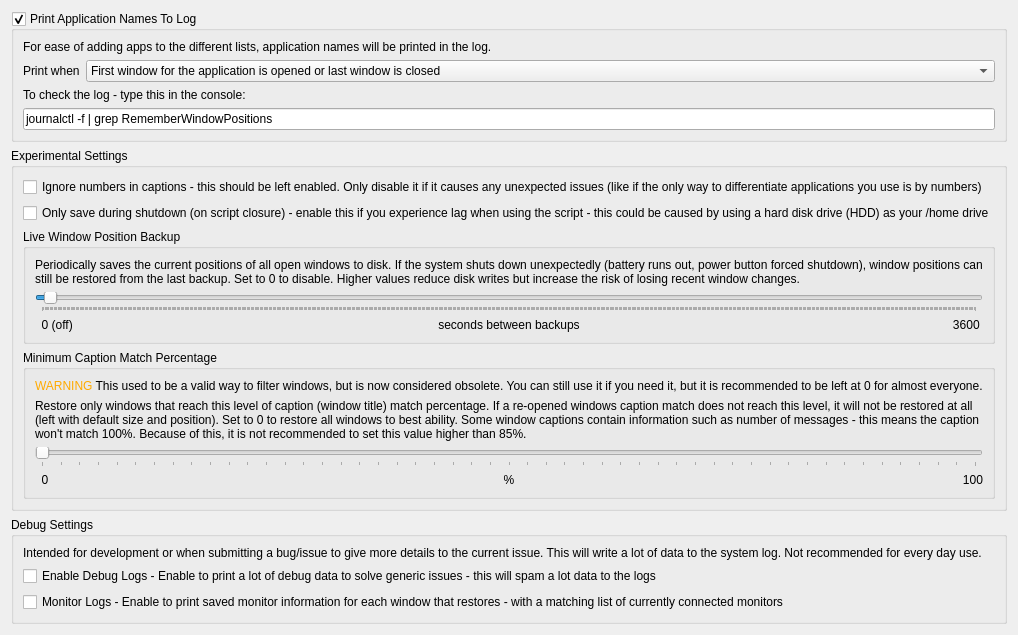
     <widget class="QWidget" name="tab_debug">
      <attribute name="icon">
       <iconset theme="applications-development"/>
      </attribute>
      <attribute name="title">
       <string>Debug / Experimental</string>
      </attribute>
      <layout class="QVBoxLayout" name="verticalLayout_3">
       <item>
        <widget class="QGroupBox" name="kcfg_printApplicationNameToLog">
         <property name="title">
          <string>Print Application Names To Log</string>
         </property>
         <property name="checkable">
          <bool>true</bool>
         </property>
         <property name="checked">
          <bool>true</bool>
         </property>
         <layout class="QVBoxLayout" name="verticalLayout_printApplicationNameToLog">
          <item>
           <widget class="QLabel" name="label_printTypeExplanation">
            <property name="text">
             <string>For ease of adding apps to the different lists, application names will be printed in the log.</string>
            </property>
           </widget>
          </item>
          <item>
           <layout class="QFormLayout" name="formLayout_printType">
            <item row="0" column="0">
             <widget class="QLabel" name="label_printType">
              <property name="text">
               <string>Print when</string>
              </property>
             </widget>
            </item>
            <item row="0" column="1">
             <widget class="QComboBox" name="kcfg_printType">
              <property name="sizePolicy">
               <sizepolicy hsizetype="Expanding" vsizetype="Fixed">
                <horstretch>0</horstretch>
                <verstretch>0</verstretch>
               </sizepolicy>
              </property>
              <item>
               <property name="text">
                <string>First window for the application is opened or last window is closed</string>
               </property>
              </item>
              <item>
               <property name="text">
                <string>Any window is opened or last window is closed</string>
               </property>
              </item>
             </widget>
            </item>
           </layout>
          </item>
          <item>
           <widget class="QLabel" name="label_printApplicationNameToLogExplanation">
            <property name="text">
             <string>To check the log - type this in the console:</string>
            </property>
           </widget>
          </item>
          <item>
           <widget class="QLineEdit" name="lineEdit_printApplicationNameToLogCommand">
            <property name="toolTip">
             <string>Copy this command and paste it into a terminal window to list application names when they are opened.</string>
            </property>
            <property name="text">
             <string>journalctl -f | grep RememberWindowPositions</string>
            </property>
            <property name="readOnly">
             <bool>true</bool>
            </property>
           </widget>
          </item>
         </layout>
        </widget>
       </item>
       <item>
        <widget class="QGroupBox" name="groupBox_2">
         <property name="title">
          <string>Experimental Settings</string>
         </property>
         <layout class="QVBoxLayout" name="verticalLayout_11">
          <item>
           <widget class="QCheckBox" name="kcfg_ignoreNumbers">
            <property name="text">
             <string>Ignore numbers in captions - this should be left enabled. Only disable it if it causes any unexpected issues (like if the only way to differentiate applications you use is by numbers)</string>
            </property>
           </widget>
          </item>
           <item>
            <widget class="QCheckBox" name="kcfg_onlySaveOnShutdown">
             <property name="text">
              <string>Only save during shutdown (on script closure) - enable this if you experience lag when using the script - this could be caused by using a hard disk drive (HDD) as your /home drive</string>
             </property>
            </widget>
           </item>
           <item>
            <widget class="QGroupBox" name="groupBox_liveBackup">
             <property name="title">
              <string>Live Window Position Backup</string>
             </property>
             <layout class="QVBoxLayout" name="verticalLayout_liveBackup">
              <item>
               <widget class="QLabel" name="label_liveBackupExplanation">
                <property name="text">
                 <string>Periodically saves the current positions of all open windows to disk. If the system shuts down unexpectedly (battery runs out, power button forced shutdown), window positions can still be restored from the last backup. Set to 0 to disable. Higher values reduce disk writes but increase the risk of losing recent window changes.</string>
                </property>
                <property name="wordWrap">
                 <bool>true</bool>
                </property>
               </widget>
              </item>
              <item>
               <widget class="QSlider" name="kcfg_liveBackupInterval">
                <property name="minimum">
                 <number>0</number>
                </property>
                <property name="maximum">
                 <number>3600</number>
                </property>
                <property name="value">
                 <number>30</number>
                </property>
                <property name="orientation">
                 <enum>Qt::Orientation::Horizontal</enum>
                </property>
                <property name="tickPosition">
                 <enum>QSlider::TickPosition::TicksBelow</enum>
                </property>
                <property name="tickInterval">
                 <number>5</number>
                </property>
               </widget>
              </item>
              <item>
               <layout class="QHBoxLayout" name="hBoxLayout_liveBackupInterval">
                <item>
                 <widget class="QLabel" name="label_liveBackupIntervalMin">
                  <property name="text">
                   <string>  0 (off)</string>
                  </property>
                 </widget>
                </item>
                <item>
                 <widget class="QLabel" name="label_liveBackupIntervalInfo">
                  <property name="text">
                   <string>seconds between backups</string>
                  </property>
                  <property name="alignment">
                   <set>Qt::AlignmentFlag::AlignCenter</set>
                  </property>
                 </widget>
                </item>
                <item>
                 <widget class="QLabel" name="label_liveBackupIntervalMax">
                  <property name="text">
                   <string>3600 </string>
                  </property>
                  <property name="alignment">
                   <set>Qt::AlignmentFlag::AlignRight|Qt::AlignmentFlag::AlignTrailing|Qt::AlignmentFlag::AlignVCenter</set>
                  </property>
                 </widget>
                </item>
               </layout>
              </item>
             </layout>
            </widget>
           </item>
          <item>
           <widget class="QGroupBox" name="groupBox_minimumCaptionMatch">
            <property name="title">
             <string>Minimum Caption Match Percentage</string>
            </property>
            <layout class="QVBoxLayout" name="verticalLayout_minimumCaptionMatch" stretch="0,0,0,0">
             <item>
              <widget class="QLabel" name="label_17">
               <property name="text">
                <string>&lt;html&gt;&lt;head/&gt;&lt;body&gt;&lt;p&gt;&lt;span style=&quot; color:#ffaa00;&quot;&gt;WARNING&lt;/span&gt; This used to be a valid way to filter windows, but is now considered obsolete. You can still use it if you need it, but it is recommended to be left at 0 for almost everyone.&lt;/p&gt;&lt;/body&gt;&lt;/html&gt;</string>
               </property>
               <property name="wordWrap">
                <bool>true</bool>
               </property>
              </widget>
             </item>
             <item>
              <widget class="QLabel" name="label_minimumCaptionMatchExplanation">
               <property name="text">
                <string>Restore only windows that reach this level of caption (window title) match percentage. If a re-opened windows caption match does not reach this level, it will not be restored at all (left with default size and position). Set to 0 to restore all windows to best ability. Some window captions contain information such as number of messages - this means the caption won't match 100%. Because of this, it is not recommended to set this value higher than 85%.</string>
               </property>
               <property name="wordWrap">
                <bool>true</bool>
               </property>
              </widget>
             </item>
             <item>
              <widget class="QSlider" name="kcfg_minimumCaptionMatch">
               <property name="maximum">
                <number>100</number>
               </property>
               <property name="orientation">
                <enum>Qt::Orientation::Horizontal</enum>
               </property>
               <property name="tickPosition">
                <enum>QSlider::TickPosition::TicksBelow</enum>
               </property>
               <property name="tickInterval">
                <number>2</number>
               </property>
              </widget>
             </item>
             <item>
              <layout class="QHBoxLayout" name="hBoxLayout_minimumCaptionMatch">
               <item>
                <widget class="QLabel" name="label_minimumCaptionMatchMin">
                 <property name="text">
                  <string>  0</string>
                 </property>
                </widget>
               </item>
               <item>
                <widget class="QLabel" name="label_minimumCpationMatchInfo">
                 <property name="text">
                  <string>%</string>
                 </property>
                 <property name="alignment">
                  <set>Qt::AlignmentFlag::AlignCenter</set>
                 </property>
                </widget>
               </item>
               <item>
                <widget class="QLabel" name="label_minimumCaptionMatchMax">
                 <property name="text">
                  <string>100</string>
                 </property>
                 <property name="alignment">
                  <set>Qt::AlignmentFlag::AlignRight|Qt::AlignmentFlag::AlignTrailing|Qt::AlignmentFlag::AlignVCenter</set>
                 </property>
                </widget>
               </item>
              </layout>
             </item>
            </layout>
           </widget>
          </item>
         </layout>
        </widget>
       </item>
       <item>
        <widget class="QGroupBox" name="groupBox_debug">
         <property name="title">
          <string>Debug Settings</string>
         </property>
         <layout class="QVBoxLayout" name="verticalLayout_4">
          <item>
           <widget class="QLabel" name="label">
            <property name="text">
             <string>Intended for development or when submitting a bug/issue to give more details to the current issue. This will write a lot of data to the system log. Not recommended for every day use.</string>
            </property>
            <property name="wordWrap">
             <bool>true</bool>
            </property>
           </widget>
          </item>
          <item>
           <widget class="QCheckBox" name="kcfg_debugLogs">
            <property name="text">
             <string>Enable Debug Logs - Enable to print a lot of debug data to solve generic issues - this will spam a lot data to the logs</string>
            </property>
           </widget>
          </item>
          <item>
           <widget class="QCheckBox" name="kcfg_printMonitorInfoToLog">
            <property name="text">
             <string>Monitor Logs - Enable to print saved monitor information for each window that restores - with a matching list of currently connected monitors</string>
            </property>
           </widget>
          </item>
         </layout>
        </widget>
       </item>
       <item>
        <spacer name="verticalSpacer_debug">
         <property name="orientation">
          <enum>Qt::Orientation::Vertical</enum>
         </property>
         <property name="sizeType">
          <enum>QSizePolicy::Policy::MinimumExpanding</enum>
         </property>
         <property name="sizeHint" stdset="0">
          <size>
           <width>0</width>
           <height>0</height>
          </size>
         </property>
        </spacer>
       </item>
      </layout>
     </widget>
